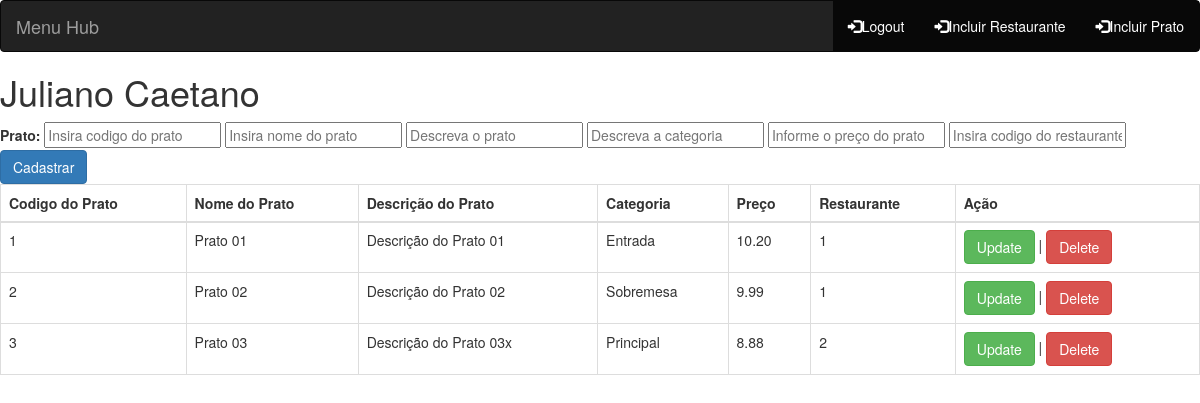
/inclusao_prato (signed in), run on the app's committed database.
### app.py (models this page shows, shortened)
class User(db.Model, UserMixin):
    __tablename__ = 'users'
    id = db.Column(db.Integer, autoincrement=True, primary_key=True)
    name = db.Column(db.String(86), nullable=False)
    email = db.Column(db.String(84), nullable=False, unique=True)
    password = db.Column(db.String(128), nullable=False)

class Prato(db.Model):
    __tablename__ = "pratos"
    id = db.Column(db.Integer, primary_key=True)
    name = db.Column(db.String(30), nullable=False)
    description = db.Column(db.String(200), nullable=False)
    category = db.Column(db.String(30), nullable=False)
    price = db.Column(db.Numeric(precision=10, scale=2), nullable=False)
    restaurante = db.Column('Restaurante', db.ForeignKey(Restaurante.id))

### app.py (the view)
@app.route('/inclusao_prato', methods=['POST', 'GET'])
def inclusao_prato():
    if request.method == 'POST':
        id = request.form['id']
        name = request.form['name']
        description = request.form['description']
        category = request.form['category']
        price = request.form['price']
        restaurante = request.form['restaurante']
        prato = Prato(id, name, description, category, price, restaurante)
        db.session.add(prato)
        db.session.commit()
        return redirect(url_for('inclusao_prato'))
    else:
        pratos = Prato.query.order_by(Prato.id).all()
        return render_template("inclusao_prato.html", pratos=pratos)

### app.py (called while the page is built)
@login_manager.user_loader
def get_user(user_id):
    return User.query.filter_by(id=user_id).first()

### templates/inclusao_prato.html (shortened to what this page needs)
{% extends "application.html" %}
{% block html_attribs %} lang pt_BR="BR"{% endblock %}
{% block content %}
{% if current_user.is_authenticated %}
    <form method="post" action="">
        <h1>{{ current_user.name }}</h1>
        <label>Prato:</label>
        <input type="text" name="id" placeholder="Insira codigo do prato">
        <input type="text" name="name" placeholder="Insira nome do prato">
        <input type="description" name="description" placeholder="Descreva o prato">
        <input type="category" name="category" placeholder="Descreva a categoria">
        <input type="price" name="price" placeholder="Informe o preço do prato">
        <input type="text" name="restaurante" placeholder="Insira codigo do restaurante">
        <button type="submit" class="btn btn-primary">Cadastrar</button>
    </form>
    <table class="table table-bordered">
        <thead class="thead-dark">
            <tr>
                <th>Codigo do Prato</th>
                <th>Nome do Prato</th>
                <th>Descrição do Prato</th>
                <th>Categoria</th>
                <th>Preço</th>
                <th>Restaurante</th>
                <th>Ação</th>
        </thead>
        <tbody>
            {% for prato in pratos %}
            <tr>
                <td>{{ prato.id }}</td>
                <td>{{ prato.name }}</td>
                <td>{{ prato.description }}</td>
                <td>{{ prato.category }}</td>
                <td>{{ prato.price }}</td>
                <td>{{ prato.restaurante }}</td>
                <td class="align-middle actions">
                    <a class="btn btn-success" href="/prato/update/{{prato.id}}">Update</a> |
                    <a class="btn btn-danger" href="/prato/delete/{{prato.id}}">Delete</a>
                </td>
            </tr>
            {% endfor %}
        </tbody>
    </table>
{% endif %}
{% endblock %}

### data on the page
User: name "Juliano Caetano"
Prato: id "1", name "Prato 01", description "Descrição do Prato 01", category "Entrada", price "10.20", restaurante "1"
Prato: id "2", name "Prato 02", description "Descrição do Prato 02", category "Sobremesa", price "9.99", restaurante "1"
Prato: id "3", name "Prato 03", description "Descrição do Prato 03x", category "Principal", price "8.88", restaurante "2"
